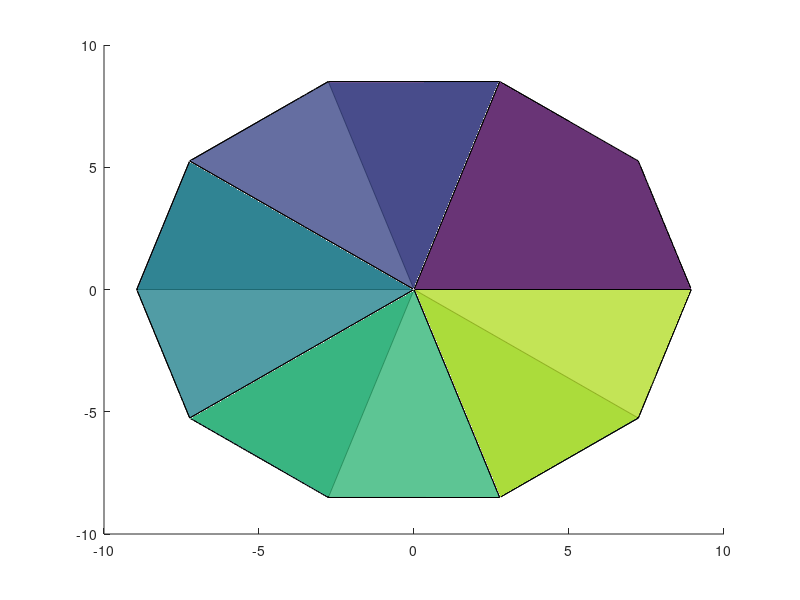

Reproduce this figure in MATLAB.
function visualizeIcosa()
    clc;
   
    diamonds = importdata('icosahedron/Diamonds.mat');
    for i = 1:length(diamonds)
        D = diamonds{i};
        patch(D(1,:), D(2,:), D(3,:), 0.5*i);
        hold on;
    end
    

     hp = findobj(gcf,'type','patch');
    set(hp,'facealpha',0.8)  
    
end